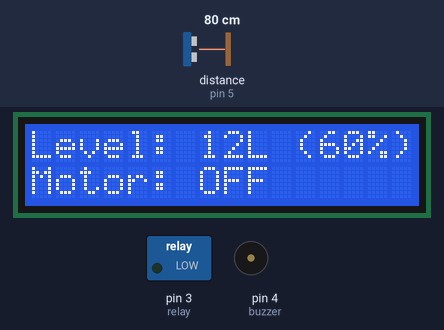
A sketch run on a simulated Arduino Uno, built with avr-gcc and run on an emulated ATmega328P. On the bench: 16×2 character LCD, switched loads named in the sketch (green lamp = pin HIGH), buzzer (waves = sounding, pin HIGH). Wiring (inferred from the names in the program): ultrasonic range finder: trigger pin 7; echo pin 5. The test bench sets the inputs (shaded band); at power-on: distance to the obstacle (sensor on pin 5) 80 cm. The echo pulse lasts 58.3 µs per cm; pins used as bus, display or sensor lines are not drawn; what the sketch prints to the serial monitor is not drawn.

Above: at 3.2 s.
3.3 s: distance to the obstacle (sensor on pin 5) set to 163 cm
At 5.1 s:
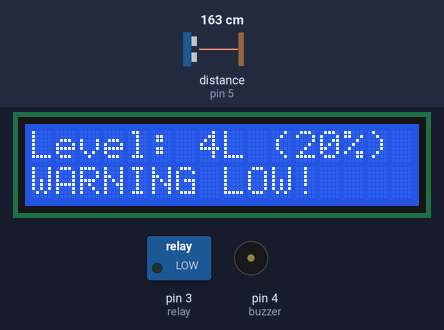
6.3 s: distance to the obstacle (sensor on pin 5) set to 2 cm
At 7.9 s:
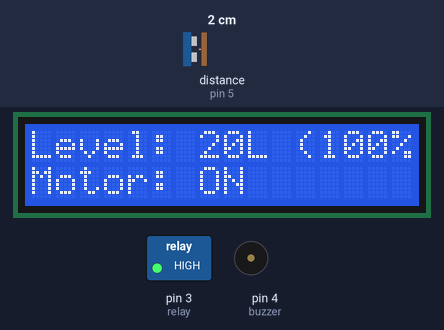
8.5 s: distance to the obstacle (sensor on pin 5) set to 145 cm
At 9.4 s:
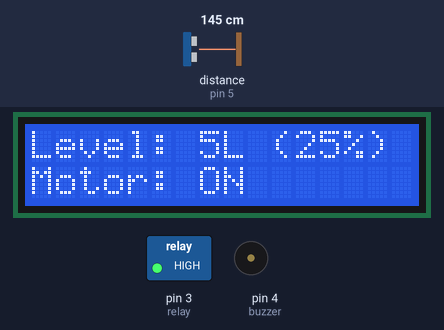
10.0 s: distance to the obstacle (sensor on pin 5) set to 156 cm
At 10.9 s:
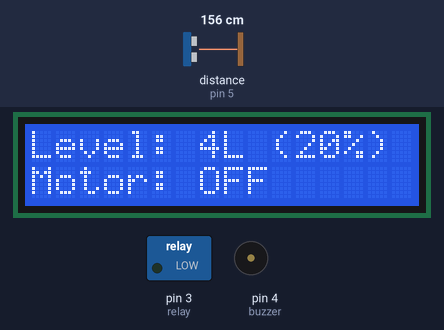
12.0 s: distance to the obstacle (sensor on pin 5) set to 166 cm
At 13.8 s:
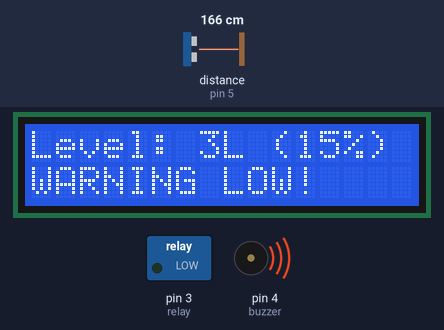
15.0 s: distance to the obstacle (sensor on pin 5) set to 177 cm
At 16.8 s:
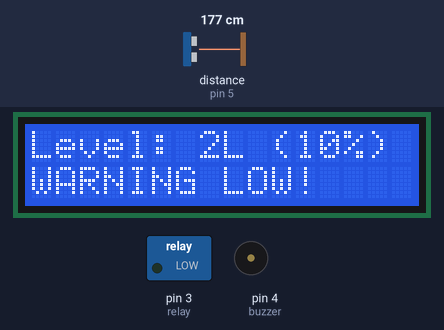
17.5 s: distance to the obstacle (sensor on pin 5) set to 186 cm
Timing chart, 0 to 20.5 s (numbered marks = the images above; inputs shaded):
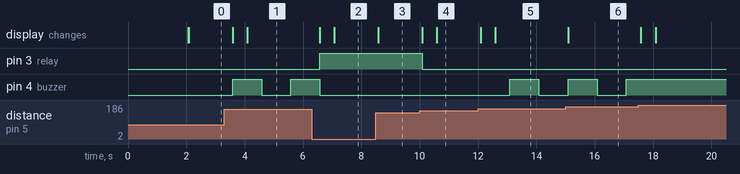

The sketch:

Water_Level_Detector.ino
```cpp
#include <LiquidCrystal.h>

// LCD Pin Configuration - using uint8_t instead of byte for consistency
uint8_t rs = 8, en = 9, d4 = 10, d5 = 11, d6 = 12, d7 = 13;
LiquidCrystal lcd(rs, en, d4, d5, d6, d7);

// Pin Definitions
const uint8_t trigPin = 7, echoPin = 5, relay = 3, buzzer = 4;

// Water Level Thresholds
const uint8_t lowlvl = 150;      // Motor OFF Threshold
const uint8_t highlvl = 50;      // Motor ON Threshold
const uint8_t criticalLevel = 180; // Critical Water Level for Buzzer Alert
const uint8_t warningLevel = 160;  // Warning Water Level for Intermittent Buzzer

// Variables for Measurement
uint16_t duration;
uint8_t distance, litre;
const uint8_t tankHeight = 200;     // Maximum height in cm
const uint8_t tankCapacity = 20;    // Maximum capacity in liters

// Timer for Sensor Reading
uint32_t previousMillis = 0;
const uint16_t interval = 500;   // Read every 500ms

// Timer for Buzzer Patterns
uint32_t buzzerMillis = 0;
const uint16_t buzzerInterval = 1000;  // Buzzer pattern interval
bool buzzerState = false;

// State flags combined into a single byte - bit field
uint8_t systemState = 0;
// Bit positions
#define MOTOR_STATE 0
#define WARNING_ZONE 1
#define CRITICAL_ZONE 2

// Macros for bit manipulation
#define SET_BIT(reg, bit) (reg |= (1 << bit))
#define CLEAR_BIT(reg, bit) (reg &= ~(1 << bit))
#define READ_BIT(reg, bit) ((reg >> bit) & 1)

// Function prototypes
uint8_t getDistance();
void updateDisplay(uint8_t litre, uint8_t percentFull);
void controlMotor(uint8_t distance);
void updateAlarmStates(uint8_t distance);
void handleBuzzer(uint32_t currentMillis);

void setup() {
  // Initialize pins
  pinMode(trigPin, OUTPUT);
  pinMode(echoPin, INPUT);
  pinMode(relay, OUTPUT);
  pinMode(buzzer, OUTPUT);

  // Start serial communication
  Serial.begin(9600);

  // Initialize LCD
  lcd.begin(16, 2);

  // Initial state - all LOW
  digitalWrite(trigPin, LOW);
  digitalWrite(relay, LOW);
  digitalWrite(buzzer, LOW);

  // Display startup message
  lcd.print(F("Water Controller"));
  lcd.setCursor(0, 1);
  lcd.print(F("Initializing..."));
  delay(2000);
  lcd.clear();
}

void loop() {
  uint32_t currentMillis = millis();

  // Read sensor at specified intervals
  if (currentMillis - previousMillis >= interval) {
    previousMillis = currentMillis;

    // Measure Distance
    distance = getDistance();

    // Convert Distance to Litres (with bounds checking)
    if (distance > tankHeight) distance = tankHeight;

    litre = map(distance, tankHeight, 10, 0, tankCapacity);

    // Constrain litre value to valid range
    if (litre > tankCapacity) litre = tankCapacity;

    // Calculate percentage full
    uint8_t percentFull = map(litre, 0, tankCapacity, 0, 100);

    // Update display
    updateDisplay(litre, percentFull);

    // Motor Control
    controlMotor(distance);

    // Update alarm states
    updateAlarmStates(distance);

    // Log to serial (only when connected to save processing)
    if (Serial) {
      Serial.print(F("D:"));
      Serial.print(distance);
      Serial.print(F("cm W:"));
      Serial.print(litre);
      Serial.print(F("L "));
      Serial.print(percentFull);
      Serial.print(F("% M:"));
      Serial.print(READ_BIT(systemState, MOTOR_STATE) ? F("ON") : F("OFF"));
      Serial.print(F(" S:"));

      if (READ_BIT(systemState, CRITICAL_ZONE)) {
        Serial.println(F("CRIT"));
      } else if (READ_BIT(systemState, WARNING_ZONE)) {
        Serial.println(F("WARN"));
      } else {
        Serial.println(F("OK"));
      }
    }
  }

  // Handle buzzer patterns independently of sensor readings
  handleBuzzer(currentMillis);
}

// Function to Get Distance from Ultrasonic Sensor
uint8_t getDistance() {
  // Clear the trigger pin
  digitalWrite(trigPin, LOW);
  delayMicroseconds(2);

  // Set the trigger pin high for 10 microseconds
  digitalWrite(trigPin, HIGH);
  delayMicroseconds(10);
  digitalWrite(trigPin, LOW);

  // Read the echo pin, convert the time to distance in cm
  duration = pulseIn(echoPin, HIGH, 30000); // Added timeout for reliability

  // If timeout occurred, return max distance
  if (duration == 0) return tankHeight;

  return (duration * 0.0343) / 2; // Speed of sound = 343 m/s = 0.0343 cm/µs
}

// Update the LCD display
void updateDisplay(uint8_t litre, uint8_t percentFull) {
  lcd.setCursor(0, 0);
  lcd.print(F("Level: "));
  lcd.print(litre);
  lcd.print(F("L ("));
  lcd.print(percentFull);
  lcd.print(F("%) "));

  lcd.setCursor(0, 1);

  // Display status message based on system state
  if (READ_BIT(systemState, CRITICAL_ZONE)) {
    lcd.print(F("CRITICAL LOW!"));
  } else if (READ_BIT(systemState, WARNING_ZONE)) {
    lcd.print(F("WARNING LOW! "));
  } else {
    lcd.print(F("Motor: "));
    lcd.print(READ_BIT(systemState, MOTOR_STATE) ? F("ON     ") : F("OFF    "));
  }
}

// Control the motor based on water level
void controlMotor(uint8_t distance) {
  if (distance > lowlvl) {
    if (READ_BIT(systemState, MOTOR_STATE)) {
      CLEAR_BIT(systemState, MOTOR_STATE);
      digitalWrite(relay, LOW);
    }
  } else if (distance < highlvl) {
    if (!READ_BIT(systemState, MOTOR_STATE)) {
      SET_BIT(systemState, MOTOR_STATE);
      digitalWrite(relay, HIGH);
    }
  }
}

// Update alarm states based on water level
void updateAlarmStates(uint8_t distance) {
  // Check for critical low water level
  if (distance > criticalLevel) {
    SET_BIT(systemState, CRITICAL_ZONE);
    CLEAR_BIT(systemState, WARNING_ZONE);
  }
  // Check for warning water level
  else if (distance > warningLevel) {
    SET_BIT(systemState, WARNING_ZONE);
    CLEAR_BIT(systemState, CRITICAL_ZONE);
  }
  else {
    CLEAR_BIT(systemState, WARNING_ZONE);
    CLEAR_BIT(systemState, CRITICAL_ZONE);
  }
}

// Handle buzzer patterns based on alarm states
void handleBuzzer(uint32_t currentMillis) {
  if (READ_BIT(systemState, CRITICAL_ZONE)) {
    // Continuous alarm for critical level
    digitalWrite(buzzer, HIGH);
  }
  else if (READ_BIT(systemState, WARNING_ZONE)) {
    // Intermittent alarm for warning level
    if (currentMillis - buzzerMillis >= buzzerInterval) {
      buzzerMillis = currentMillis;
      buzzerState = !buzzerState;
      digitalWrite(buzzer, buzzerState);
    }
  }
  else {
    // No alarm needed
    digitalWrite(buzzer, LOW);
  }
}
```

Measured:
- the behaviour switches between 150 and 151 cm on distance to the obstacle (sensor on pin 5) (found by bisection; images 3 and 4)
- the behaviour switches between 161 and 162 cm on distance to the obstacle (sensor on pin 5) (found by bisection; images 4 and 5)
- after the input at 3.3 s, pin 4 (buzzer): LOW → HIGH after 0.28 s, → LOW 1.0 s later, → HIGH 1.0 s later; the display: first changes after 0.28 s (image 1 shows a later state)
- after the input at 6.3 s, pin 3 (relay): LOW → HIGH after 0.27 s; pin 4 (buzzer): goes on until 6.6 s, then stays LOW; the display: first changes after 0.28 s (image 2 shows a later state)
- after the input at 8.5 s, the display: changes after 0.08 s (image 3)
- after the input at 10.0 s, pin 3 (relay): HIGH → LOW after 0.08 s; the display: first changes after 0.08 s (image 4 shows a later state)
- after the input at 12.0 s, pin 4 (buzzer): LOW → HIGH after 1.1 s, → LOW 1.0 s later; the display: first changes after 0.08 s (image 5 shows a later state)
- after the input at 15.0 s, the display: changes after 0.08 s (image 6)
- after the input at 17.5 s, pin 4 (buzzer): stays HIGH (without the input it goes to LOW after 0.58 s)
